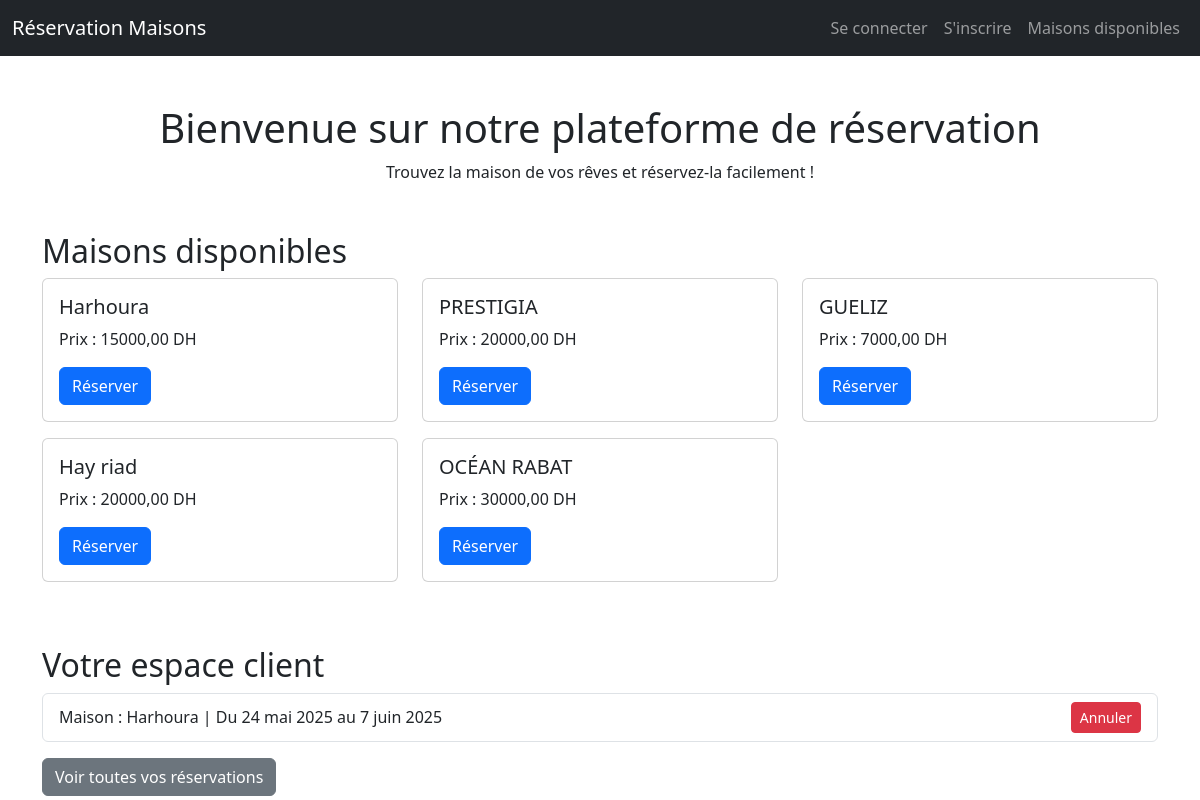
/ (signed in), run on the app's committed database.
### booking/models.py (models this page shows, shortened)
class Maison(models.Model):
    adresse = models.CharField(max_length=255)
    prix = models.DecimalField(max_digits=10, decimal_places=2)
    description = models.TextField(blank=True)
    image = models.ImageField(upload_to='maisons/', blank=True, null=True)

class Reservation(models.Model):
    maison = models.ForeignKey(Maison, on_delete=models.CASCADE)
    client = models.ForeignKey(Client, on_delete=models.CASCADE)
    date_debut = models.DateField()
    date_fin = models.DateField()

### booking/views.py (the view)
# urls.py: path('', views.home, name='home'),  # page d'accueil
def home(request):
    maisons = Maison.objects.all()
    client = None
    reservations = None
    if request.user.is_authenticated:
        try:
            client = Client.objects.get(user=request.user)
            reservations = Reservation.objects.filter(client=client)
        except Client.DoesNotExist:
            client = None
    context = {
        'maisons': maisons,
        'client': client,
        'reservations': reservations,
    }
    return render(request, 'booking/home.html', context)

### booking/templates/booking/home.html (shortened to what this page needs)
{% extends 'booking/base.html' %}
{% block content %}
<h1 class="text-center">Bienvenue sur notre plateforme de réservation</h1>
<p class="text-center">Trouvez la maison de vos rêves et réservez-la facilement !</p>
<h2 class="mt-5">Maisons disponibles</h2>
<div class="row">
    {% for maison in maisons %}
        <div class="col-md-4 mb-3">
            <div class="card">
                <div class="card-body">
                    <h5 class="card-title">{{ maison.adresse }}</h5>
                    <p class="card-text">Prix : {{ maison.prix }} DH</p>
                    <a href="{% url 'reserver_maison' maison.id %}" class="btn btn-primary">Réserver</a>
                </div>
            </div>
        </div>
    {% empty %}
        <p>Aucune maison disponible actuellement.</p>
    {% endfor %}
</div>
{% if user.is_authenticated and client %}
    <h2 class="mt-5">Votre espace client</h2>
    {% if reservations %}
        <ul class="list-group">
            {% for res in reservations %}
                <li class="list-group-item d-flex justify-content-between align-items-center">
                    Maison : {{ res.maison.adresse }} | Du {{ res.date_debut }} au {{ res.date_fin }}
                    <form method="post" action="{% url 'annuler_reservation' res.id %}" onsubmit="return confirm('Voulez-vous vraiment annuler cette réservation ?');">
                        <button type="submit" class="btn btn-danger btn-sm">Annuler</button>
                    </form>
                </li>
            {% endfor %}
        </ul>
        <a href="{% url 'espace_client' %}" class="btn btn-secondary mt-3">Voir toutes vos réservations</a>
    {% else %}
        <p>Vous n'avez pas encore de réservation.</p>
    {% endif %}
{% elif user.is_authenticated %}
    <p>Votre profil client est introuvable, merci de contacter l'administrateur.</p>
{% else %}
    <p><a href="{% url 'connexion_client' %}">Connectez-vous</a> pour accéder à votre espace client.</p>
{% endif %}
{% endblock %}

### data on the page
Maison: adresse "Harhoura", prix "15000,00"
Maison: adresse "PRESTIGIA", prix "20000,00"
Maison: adresse "GUELIZ", prix "7000,00"
Maison: adresse "Hay riad", prix "20000,00"
Maison: adresse "OCÉAN RABAT", prix "30000,00"
Reservation: maison.adresse "Harhoura", date_debut "24 mai 2025", date_fin "7 juin 2025"
